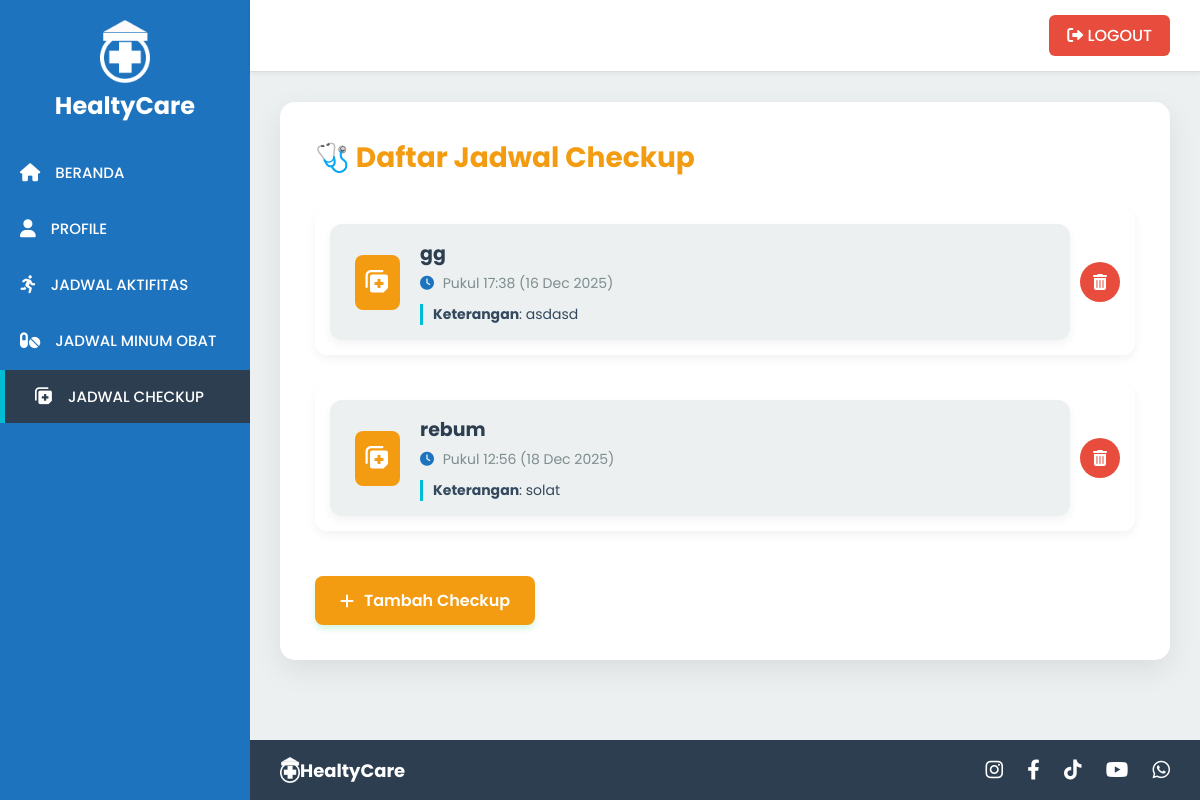
/checkup.php (signed in), run on the app's committed database.
### tables this page shows
CREATE TABLE `checkup` (
  `id` int(11) NOT NULL COMMENT 'ID Jadwal Checkup',
  `user_id` int(11) NOT NULL COMMENT 'ID Pengguna yang memiliki jadwal ini',
  `nama_dokter` varchar(255) NOT NULL COMMENT 'Nama Dokter',
  `waktu_tanggal` datetime NOT NULL COMMENT 'Waktu dan Tanggal Checkup',
  `keterangan` text DEFAULT NULL COMMENT 'Keterangan tambahan (opsional)'
);

### checkup.php (the view, shortened to what this page needs)
<?php
require 'config.php';
$user_id = $_SESSION['user_id'];
$checkup_ditemukan = false;
$jadwal_checkup = [];
try {
    $stmt = $pdo->prepare("SELECT id, waktu_tanggal, nama_dokter, keterangan FROM checkup WHERE user_id = :user_id ORDER BY waktu_tanggal ASC");
    $stmt->execute(['user_id' => $user_id]);
    $jadwal_checkup = $stmt->fetchAll(PDO::FETCH_ASSOC);
    if (!empty($jadwal_checkup)) {
        $checkup_ditemukan = true;
    }
} catch (PDOException $e) {
    $pesan_status = '<p class="alert error" style="color: red; text-align: center; margin-bottom: 15px;">Error saat mengambil data checkup.</p>';
}
?>
<!DOCTYPE html>
<html lang="id">
<head>
    <link rel="stylesheet" href="style.css">
    <link rel="stylesheet" href="https://cdnjs.cloudflare.com/ajax/libs/font-awesome/6.0.0-beta3/css/all.min.css">
</head>
<body>
    <div class="dashboard-container">
        <div class="sidebar">
            <div class="header">
                <img src="logoo.png" alt="Logo" class="logo-img-sidebar">
                <h2>HealtyCare</h2>
            </div>
            <nav>
                <a href="beranda.php"><i class="fas fa-home"></i> <span>BERANDA</span></a>
                <a href="profile.php"><i class="fas fa-user"></i> <span>PROFILE</span></a>
                <a href="aktivitas.php"><i class="fas fa-running"></i> <span>JADWAL AKTIFITAS</span></a>
                <a href="obat.php"><i class="fas fa-pills"></i> <span>JADWAL MINUM OBAT</span></a>
                <a href="checkup.php" class="active"><i class="fas fa-notes-medical"></i> <span>JADWAL CHECKUP</span></a>
            </nav>
        </div>
        <div class="main-content">
            <div class="top-bar">
                <span></span> <a href="logout.php" class="logout-btn"><i class="fas fa-sign-out-alt"></i> LOGOUT</a>
            </div>
            <div class="content-area">
                <div class="content-card">
                    <h2 class="welcome-header" style="color: var(--color-checkup);">🩺 Daftar Jadwal Checkup</h2>
                    <?php if ($checkup_ditemukan): ?>
                        <div class="schedule-list-full">
                            <?php foreach ($jadwal_checkup as $checkup):
                                $timestamp = strtotime($checkup['waktu_tanggal']);
                                $tanggal_formatted = date('d M Y', $timestamp);
                                $waktu_formatted = date('H:i', $timestamp);
                            ?>
                            <div class="schedule-entry-wrapper checkup-entry">
                                <a href="detail_jadwal.php?tipe=checkup&id=<?php echo $checkup['id']; ?>" class="full-schedule-entry-link">
                                    <div class="full-schedule-entry" style="display: flex; align-items: center; flex-grow: 1;">
                                        <div class="schedule-icon-area checkup-type">
                                            <i class="fas fa-notes-medical"></i>
                                        </div>
                                        <div class="schedule-details">
                                            <h4 class="schedule-name"><?php echo htmlspecialchars($checkup['nama_dokter']); ?></h4>
                                            <div class="schedule-meta">
                                                <span><i class="fas fa-clock"></i> Pukul <?php echo $waktu_formatted; ?> (<?php echo $tanggal_formatted; ?>)</span>
                                            </div>
                                            <?php if (!empty($checkup['keterangan'])): ?>
                                                <p class="schedule-note-full">
                                                    <strong>Keterangan</strong>: <?php echo htmlspecialchars($checkup['keterangan']); ?>
                                                </p>
                                            <?php endif; ?>
                                        </div>
                                    </div>
                                </a> <div class="schedule-actions">
                                    <a href="delete_checkup.php?id=<?php echo $checkup['id']; ?>" class="action-btn delete-btn" title="Hapus" onclick="return confirm('Hapus jadwal ini?');">
                                        <i class="fas fa-trash-alt"></i>
                                    </a>
                                </div>
                            </div> <?php endforeach; ?>
                        </div>
                    <?php else: ?>
                        <p class="no-schedule-message">
                            <i class="fas fa-info-circle"></i> Anda belum memiliki jadwal checkup yang terdaftar.
                        </p>
                    <?php endif; ?>
                    <div class="add-button-container">
                        <a href="tambah_checkup.php" class="add-button" style="background-color: var(--color-checkup);" title="Tambah Jadwal Checkup Baru">
                            <i class="fas fa-plus"></i> Tambah Checkup
                        </a>
                    </div>
                </div>
            </div>
            <div class="app-footer">
                <div class="footer-logo">
                    <img src="logoo.png" alt="Logo" class="logo-img-footer">
                    HealtyCare
                </div>
                <div class="social-icons">
                    <a href="#" aria-label="Instagram"><i class="fab fa-instagram"></i></a>
                    <a href="#" aria-label="Facebook"><i class="fab fa-facebook-f"></i></a>
                    <a href="#" aria-label="TikTok"><i class="fab fa-tiktok"></i></a>
                    <a href="#" aria-label="YouTube"><i class="fab fa-youtube"></i></a>
                    <a href="#" aria-label="WhatsApp"><i class="fab fa-whatsapp"></i></a>
                </div>
            </div>
        </div>
    </div>
</body>
</html>

### checkup.php (style rules this page uses)
.schedule-entry-wrapper { position: relative; display: flex; align-items: center; background-color: var(--color-white); border-radius: 12px; box-shadow: 0 4px 10px rgba(0, 0, 0, 0.05); margin-bottom: 15px; padding: 15px; transition: box-shadow 0.2s; }
.full-schedule-entry-link { text-decoration: none; color: inherit; display: flex; align-items: center; flex-grow: 1; cursor: pointer; }
.schedule-actions { margin-left: auto; padding-left: 10px; }
.action-btn { z-index: 10; }

### data on the page
checkup: nama_dokter "gg", waktu_tanggal "17:38", waktu_tanggal "16 Dec 2025", keterangan "asdasd"
checkup: nama_dokter "rebum", waktu_tanggal "12:56", waktu_tanggal "18 Dec 2025", keterangan "solat"
